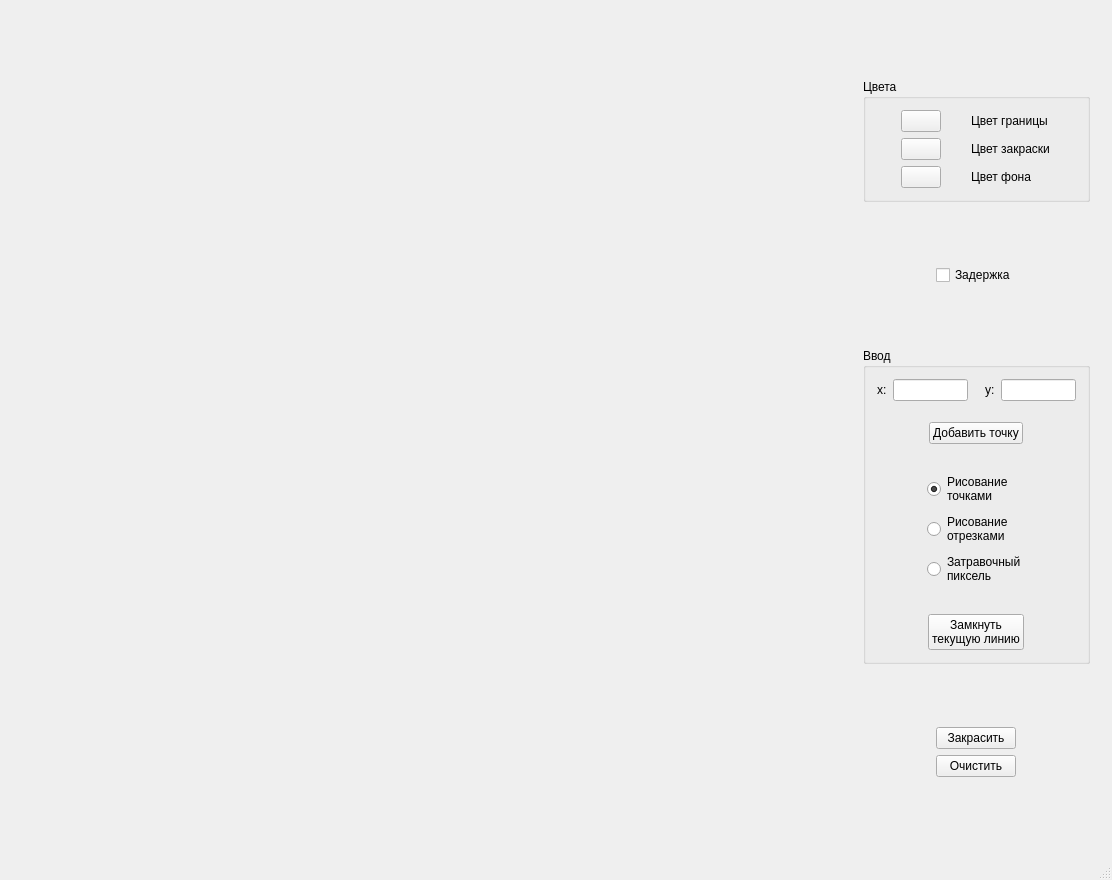
<?xml version="1.0" encoding="UTF-8"?>
<ui version="4.0">
 <class>MainWindow</class>
 <widget class="QMainWindow" name="MainWindow">
  <property name="geometry">
   <rect>
    <x>0</x>
    <y>0</y>
    <width>1112</width>
    <height>880</height>
   </rect>
  </property>
  <property name="windowTitle">
   <string>Компьютерная графика. ЛР6</string>
  </property>
  <widget class="QWidget" name="centralWidget">
   <layout class="QHBoxLayout" name="horizontalLayout">
    <item>
     <widget class="Canvas" name="canvas" native="true">
      <property name="minimumSize">
       <size>
        <width>800</width>
        <height>800</height>
       </size>
      </property>
      <property name="cursor">
       <cursorShape>ArrowCursor</cursorShape>
      </property>
     </widget>
    </item>
    <item>
     <widget class="QWidget" name="widget_2" native="true">
      <property name="sizePolicy">
       <sizepolicy hsizetype="Fixed" vsizetype="Preferred">
        <horstretch>0</horstretch>
        <verstretch>0</verstretch>
       </sizepolicy>
      </property>
      <layout class="QVBoxLayout" name="verticalLayout">
       <item>
        <widget class="QGroupBox" name="groupBox">
         <property name="sizePolicy">
          <sizepolicy hsizetype="Preferred" vsizetype="Fixed">
           <horstretch>0</horstretch>
           <verstretch>0</verstretch>
          </sizepolicy>
         </property>
         <property name="title">
          <string>Цвета</string>
         </property>
         <layout class="QGridLayout" name="gridLayout">
          <item row="1" column="1">
           <widget class="QLabel" name="label_2">
            <property name="sizePolicy">
             <sizepolicy hsizetype="Fixed" vsizetype="Preferred">
              <horstretch>0</horstretch>
              <verstretch>0</verstretch>
             </sizepolicy>
            </property>
            <property name="text">
             <string>Цвет закраски</string>
            </property>
           </widget>
          </item>
          <item row="0" column="1">
           <widget class="QLabel" name="label">
            <property name="sizePolicy">
             <sizepolicy hsizetype="Fixed" vsizetype="Preferred">
              <horstretch>0</horstretch>
              <verstretch>0</verstretch>
             </sizepolicy>
            </property>
            <property name="text">
             <string>Цвет границы</string>
            </property>
           </widget>
          </item>
          <item row="0" column="0">
           <widget class="ColorButton" name="borderColorBtn">
            <property name="sizePolicy">
             <sizepolicy hsizetype="Fixed" vsizetype="Fixed">
              <horstretch>0</horstretch>
              <verstretch>0</verstretch>
             </sizepolicy>
            </property>
            <property name="text">
             <string/>
            </property>
           </widget>
          </item>
          <item row="2" column="1">
           <widget class="QLabel" name="label_3">
            <property name="sizePolicy">
             <sizepolicy hsizetype="Fixed" vsizetype="Preferred">
              <horstretch>0</horstretch>
              <verstretch>0</verstretch>
             </sizepolicy>
            </property>
            <property name="text">
             <string>Цвет фона</string>
            </property>
           </widget>
          </item>
          <item row="1" column="0">
           <widget class="ColorButton" name="paintColorBtn">
            <property name="sizePolicy">
             <sizepolicy hsizetype="Fixed" vsizetype="Fixed">
              <horstretch>0</horstretch>
              <verstretch>0</verstretch>
             </sizepolicy>
            </property>
            <property name="text">
             <string/>
            </property>
           </widget>
          </item>
          <item row="2" column="0">
           <widget class="ColorButton" name="bgColorBtn">
            <property name="sizePolicy">
             <sizepolicy hsizetype="Fixed" vsizetype="Fixed">
              <horstretch>0</horstretch>
              <verstretch>0</verstretch>
             </sizepolicy>
            </property>
            <property name="text">
             <string/>
            </property>
           </widget>
          </item>
         </layout>
        </widget>
       </item>
       <item alignment="Qt::AlignHCenter">
        <widget class="QCheckBox" name="delayCheckBox">
         <property name="text">
          <string>Задержка</string>
         </property>
        </widget>
       </item>
       <item>
        <widget class="QGroupBox" name="groupBox_3">
         <property name="sizePolicy">
          <sizepolicy hsizetype="Preferred" vsizetype="Fixed">
           <horstretch>0</horstretch>
           <verstretch>0</verstretch>
          </sizepolicy>
         </property>
         <property name="title">
          <string>Ввод</string>
         </property>
         <layout class="QGridLayout" name="gridLayout_3">
          <item row="1" column="1">
           <widget class="QLineEdit" name="xEntry">
            <property name="sizePolicy">
             <sizepolicy hsizetype="Fixed" vsizetype="Fixed">
              <horstretch>0</horstretch>
              <verstretch>0</verstretch>
             </sizepolicy>
            </property>
            <property name="maximumSize">
             <size>
              <width>75</width>
              <height>16777215</height>
             </size>
            </property>
           </widget>
          </item>
          <item row="1" column="3">
           <widget class="QLabel" name="label_6">
            <property name="text">
             <string>y:</string>
            </property>
           </widget>
          </item>
          <item row="5" column="0" colspan="5" alignment="Qt::AlignHCenter">
           <widget class="QPushButton" name="lineCloseBtn">
            <property name="sizePolicy">
             <sizepolicy hsizetype="Fixed" vsizetype="Fixed">
              <horstretch>0</horstretch>
              <verstretch>0</verstretch>
             </sizepolicy>
            </property>
            <property name="text">
             <string>Замкнуть
текущую линию</string>
            </property>
           </widget>
          </item>
          <item row="1" column="0">
           <widget class="QLabel" name="label_5">
            <property name="text">
             <string>x:</string>
            </property>
           </widget>
          </item>
          <item row="1" column="4">
           <widget class="QLineEdit" name="yEntry">
            <property name="sizePolicy">
             <sizepolicy hsizetype="Fixed" vsizetype="Fixed">
              <horstretch>0</horstretch>
              <verstretch>0</verstretch>
             </sizepolicy>
            </property>
            <property name="maximumSize">
             <size>
              <width>75</width>
              <height>16777215</height>
             </size>
            </property>
           </widget>
          </item>
          <item row="1" column="2">
           <spacer name="horizontalSpacer">
            <property name="orientation">
             <enum>Qt::Horizontal</enum>
            </property>
            <property name="sizeType">
             <enum>QSizePolicy::Fixed</enum>
            </property>
            <property name="sizeHint" stdset="0">
             <size>
              <width>5</width>
              <height>20</height>
             </size>
            </property>
           </spacer>
          </item>
          <item row="3" column="0" colspan="5" alignment="Qt::AlignHCenter|Qt::AlignVCenter">
           <widget class="QPushButton" name="pointAddBtn">
            <property name="sizePolicy">
             <sizepolicy hsizetype="Fixed" vsizetype="Fixed">
              <horstretch>0</horstretch>
              <verstretch>0</verstretch>
             </sizepolicy>
            </property>
            <property name="text">
             <string>Добавить точку</string>
            </property>
           </widget>
          </item>
          <item row="4" column="0" colspan="5">
           <widget class="QWidget" name="widget_3" native="true">
            <layout class="QHBoxLayout" name="horizontalLayout_2">
             <item>
              <widget class="QWidget" name="widget" native="true">
               <property name="sizePolicy">
                <sizepolicy hsizetype="Fixed" vsizetype="Preferred">
                 <horstretch>0</horstretch>
                 <verstretch>0</verstretch>
                </sizepolicy>
               </property>
               <layout class="QGridLayout" name="gridLayout_2">
                <item row="0" column="0">
                 <widget class="QRadioButton" name="pointsFlagBtn">
                  <property name="text">
                   <string>Рисование 
точками</string>
                  </property>
                  <property name="checked">
                   <bool>true</bool>
                  </property>
                 </widget>
                </item>
                <item row="1" column="0">
                 <widget class="QRadioButton" name="linesFlagBtn">
                  <property name="text">
                   <string>Рисование 
отрезками</string>
                  </property>
                 </widget>
                </item>
                <item row="2" column="0">
                 <widget class="QRadioButton" name="seedFlagBtn">
                  <property name="text">
                   <string>Затравочный 
пиксель</string>
                  </property>
                 </widget>
                </item>
               </layout>
              </widget>
             </item>
            </layout>
           </widget>
          </item>
          <item row="2" column="0" colspan="5">
           <spacer name="verticalSpacer">
            <property name="orientation">
             <enum>Qt::Vertical</enum>
            </property>
            <property name="sizeType">
             <enum>QSizePolicy::Fixed</enum>
            </property>
            <property name="sizeHint" stdset="0">
             <size>
              <width>20</width>
              <height>15</height>
             </size>
            </property>
           </spacer>
          </item>
         </layout>
        </widget>
       </item>
       <item>
        <layout class="QVBoxLayout" name="verticalLayout_2">
         <item alignment="Qt::AlignHCenter">
          <widget class="QPushButton" name="paintBtn">
           <property name="maximumSize">
            <size>
             <width>16777215</width>
             <height>16777215</height>
            </size>
           </property>
           <property name="text">
            <string>Закрасить</string>
           </property>
          </widget>
         </item>
         <item alignment="Qt::AlignHCenter">
          <widget class="QPushButton" name="clearBtn">
           <property name="maximumSize">
            <size>
             <width>16777215</width>
             <height>16777215</height>
            </size>
           </property>
           <property name="text">
            <string>Очистить</string>
           </property>
          </widget>
         </item>
        </layout>
       </item>
      </layout>
     </widget>
    </item>
   </layout>
  </widget>
  <widget class="QMenuBar" name="menuBar">
   <property name="geometry">
    <rect>
     <x>0</x>
     <y>0</y>
     <width>1112</width>
     <height>30</height>
    </rect>
   </property>
  </widget>
  <widget class="QStatusBar" name="statusBar"/>
 </widget>
 <layoutdefault spacing="6" margin="11"/>
 <customwidgets>
  <customwidget>
   <class>ColorButton</class>
   <extends>QPushButton</extends>
   <header>colorbutton.h</header>
  </customwidget>
  <customwidget>
   <class>Canvas</class>
   <extends>QWidget</extends>
   <header>canvas.h</header>
   <container>1</container>
  </customwidget>
 </customwidgets>
 <tabstops>
  <tabstop>borderColorBtn</tabstop>
  <tabstop>paintColorBtn</tabstop>
  <tabstop>bgColorBtn</tabstop>
  <tabstop>delayCheckBox</tabstop>
  <tabstop>xEntry</tabstop>
  <tabstop>yEntry</tabstop>
  <tabstop>pointAddBtn</tabstop>
  <tabstop>pointsFlagBtn</tabstop>
  <tabstop>linesFlagBtn</tabstop>
  <tabstop>seedFlagBtn</tabstop>
  <tabstop>lineCloseBtn</tabstop>
  <tabstop>paintBtn</tabstop>
  <tabstop>clearBtn</tabstop>
 </tabstops>
 <resources/>
 <connections/>
</ui>
